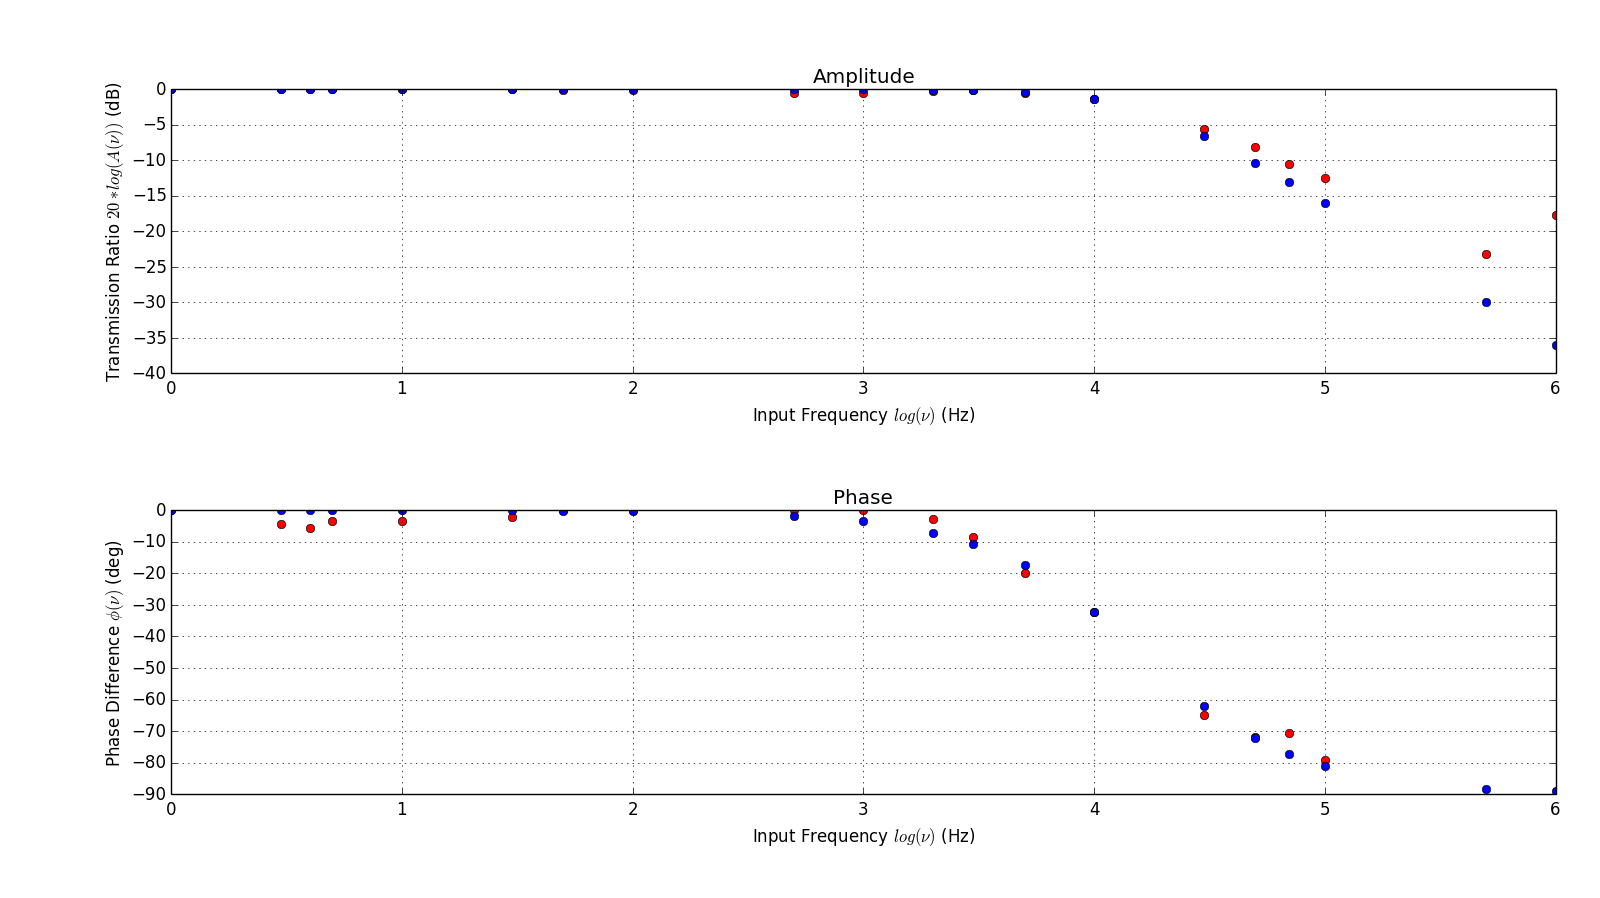

Source code (Python):
import numpy as np
import matplotlib.pyplot as plt

################################################################################
############################       LR CIRCUIT       ############################
################################################################################

# Import the data
frequency_kHz, inputPkPk, outputPkPk, phase_us = np.genfromtxt("Lab4/Data/lr.csv",delimiter=',', skiprows=2, usecols=(0,1,2,3), unpack=True)

# Some other numbers that don't get imported
resistor = 10**3 #Ohms
inductor = 10**(-2) #Henries

# Convert frequency and phase to other units
frequency = frequency_kHz * 1000 #Hz
frequency_angular = frequency * 2 * np.pi
phase_s = phase_us * 10**(-6)

# Find the transmission function
Av = outputPkPk / inputPkPk
Av_theory = 1 / np.sqrt(1 + (frequency_angular * inductor / resistor)**2)

# Find the phase difference
Phi = -2 * 180 * phase_s * frequency
Phi_theoretical = -1 * (np.arctan(frequency_angular * inductor / resistor)) * 180 / np.pi

# Make a Bode plot
plt.figure()
plt.subplot(211)
plt.plot(np.log10(frequency), 20 * np.log10(Av), 'ro')
plt.plot(np.log10(frequency), 20 * np.log10(Av_theory), 'bo')
plt.xlabel("Input Frequency " + r'$log(\nu)$' + " (Hz)")
plt.ylabel("Transmission Ratio " + r'$20*log(A(\nu))$' + " (dB)")
plt.title("Amplitude")
plt.grid(True)

plt.subplot(212)
plt.plot(np.log10(frequency), Phi, 'ro')
plt.plot(np.log10(frequency), Phi_theoretical, 'bo')
plt.xlabel("Input Frequency " + r'$log(\nu)$' + " (Hz)")
plt.ylabel("Phase Difference " + r'$\phi(\nu)$' + " (deg)")
plt.title("Phase")

plt.tight_layout()
plt.grid(True)

# Show plots
plt.show()
